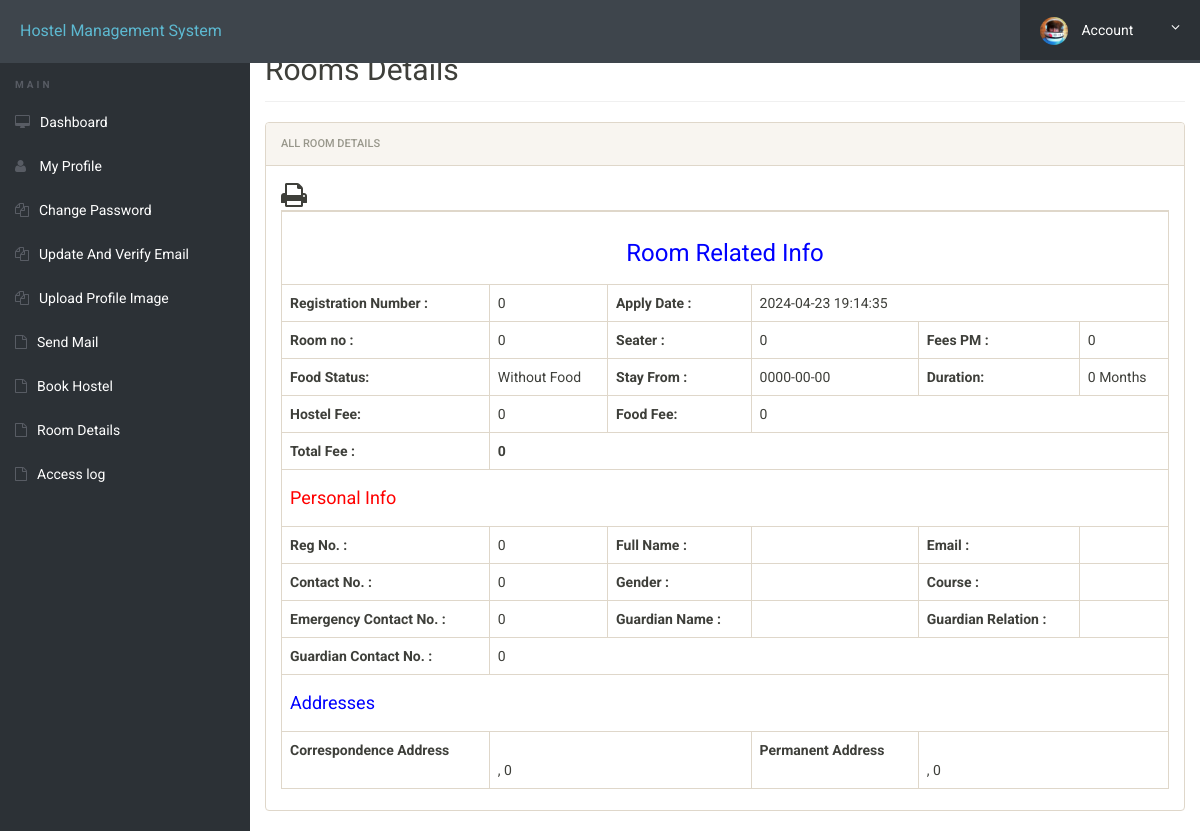
The app's page /room-details.php (signed in) with its own data.
### tables this page shows
CREATE TABLE `registration` (
  `id` int(11) NOT NULL,
  `roomno` int(11) DEFAULT NULL,
  `seater` int(11) DEFAULT NULL,
  `feespm` int(11) DEFAULT NULL,
  `foodstatus` int(11) DEFAULT NULL,
  `stayfrom` date DEFAULT NULL,
  `duration` int(11) DEFAULT NULL,
  `course` varchar(500) DEFAULT NULL,
  `regno` int(11) DEFAULT NULL,
  `firstName` varchar(500) DEFAULT NULL,
  `middleName` varchar(500) DEFAULT NULL,
  `lastName` varchar(500) DEFAULT NULL,
  `gender` varchar(250) DEFAULT NULL,
  `contactno` bigint(11) DEFAULT NULL,
  `emailid` varchar(500) DEFAULT NULL,
  `egycontactno` bigint(11) DEFAULT NULL,
  `guardianName` varchar(500) DEFAULT NULL,
  `guardianRelation` varchar(500) DEFAULT NULL,
  `guardianContactno` bigint(11) DEFAULT NULL,
  `corresAddress` varchar(500) DEFAULT NULL,
  `corresCIty` varchar(500) DEFAULT NULL,
  `corresState` varchar(500) DEFAULT NULL,
  `corresPincode` int(11) DEFAULT NULL,
  `pmntAddress` varchar(500) DEFAULT NULL,
  `pmntCity` varchar(500) DEFAULT NULL,
  `pmnatetState` varchar(500) DEFAULT NULL,
  `pmntPincode` int(11) DEFAULT NULL,
  `postingDate` timestamp NULL DEFAULT current_timestamp(),
  `updationDate` varchar(500) DEFAULT NULL
);

### room-details.php (the view, shortened to what this page needs)
<?php
include('includes/config.php');
$aid = $_SESSION['login'];
$query = "SELECT * FROM registration WHERE emailid = ? OR regno = ?";
$stmt = $mysqli->prepare($query);
$stmt->bind_param('ss', $aid, $aid);
$result = $stmt->execute();
$res = $stmt->get_result();
$row = $res->fetch_object();
?>
<!doctype html>
<html lang="en" class="no-js">
<head>
    <link rel="stylesheet" href="css/font-awesome.min.css">
    <link rel="stylesheet" href="css/bootstrap.min.css">
    <link rel="stylesheet" href="css/dataTables.bootstrap.min.css">
    <link rel="stylesheet" href="css/bootstrap-social.css">
    <link rel="stylesheet" href="css/bootstrap-select.css">
    <link rel="stylesheet" href="css/fileinput.min.css">
    <link rel="stylesheet" href="css/awesome-bootstrap-checkbox.css">
    <link rel="stylesheet" href="css/style.css">
    <link rel="stylesheet" href="css/font-awesome.min.css">
</head>
<body>
    <?php include('includes/header.php');?>
    <div class="ts-main-content">
        <?php include('includes/sidebar.php');?>
        <div class="content-wrapper">
            <div class="container-fluid">
                <div class="row" id="print">
                    <div class="col-md-12">
                        <h2 class="page-title" style="margin-top:3%">Rooms Details</h2>
                        <div class="panel panel-default">
                            <div class="panel-heading">All Room Details</div>
                            <div class="panel-body">
                                <table id="zctb" class="table table-bordered" cellspacing="0" width="100%" border="1">
                                    <span style="float:left"><i class="fa fa-print fa-2x" aria-hidden="true" OnClick="CallPrint(this.value)" style="cursor:pointer" title="Print the Report"></i></span>
                                    <tbody>
                                        <tr>
                                            <td colspan="6" style="text-align:center; color:blue"><h3>Room Related Info</h3></td>
                                        </tr>
                                        <tr>
                                            <th>Registration Number :</th>
                                            <td><?php echo htmlspecialchars($row->regno);?></td>
                                            <th>Apply Date :</th>
                                            <td colspan="3"><?php echo htmlspecialchars($row->postingDate);?></td>
                                        </tr>
                                        <tr>
                                            <td><b>Room no :</b></td>
                                            <td><?php echo htmlspecialchars($row->roomno);?></td>
                                            <td><b>Seater :</b></td>
                                            <td><?php echo htmlspecialchars($row->seater);?></td>
                                            <td><b>Fees PM :</b></td>
                                            <td><?php echo htmlspecialchars($row->feespm);?></td>
                                        </tr>
                                        <tr>
                                            <td><b>Food Status:</b></td>
                                            <td><?php echo $row->foodstatus == 0 ? "Without Food" : "With Food"; ?></td>
                                            <td><b>Stay From :</b></td>
                                            <td><?php echo htmlspecialchars($row->stayfrom);?></td>
                                            <td><b>Duration:</b></td>
                                            <td><?php echo htmlspecialchars($row->duration);?> Months</td>
                                        </tr>
                                        <tr>
                                            <th>Hostel Fee:</th>
                                            <td><?php echo $hf = $row->duration * $row->feespm;?></td>
                                            <th>Food Fee:</th>
                                            <td colspan="3"><?php echo $ff = $row->foodstatus == 1 ? 2000 * $row->duration : 0;?></td>
                                        </tr>
                                        <tr>
                                            <th>Total Fee :</th>
                                            <th colspan="5"><?php echo $hf + $ff;?></th>
                                        </tr>
                                        <tr>
                                            <td colspan="6" style="color:red"><h4>Personal Info</h4></td>
                                        </tr>
                                        <tr>
                                            <td><b>Reg No. :</b></td>
                                            <td><?php echo htmlspecialchars($row->regno);?></td>
                                            <td><b>Full Name :</b></td>
                                            <td><?php echo htmlspecialchars($row->firstName) . " " . htmlspecialchars($row->middleName) . " " . htmlspecialchars($row->lastName);?></td>
                                            <td><b>Email :</b></td>
                                            <td><?php echo htmlspecialchars($row->emailid);?></td>
                                        </tr>
                                        <tr>
                                            <td><b>Contact No. :</b></td>
                                            <td><?php echo htmlspecialchars($row->contactno);?></td>
                                            <td><b>Gender :</b></td>
                                            <td><?php echo htmlspecialchars($row->gender);?></td>
                                            <td><b>Course :</b></td>
                                            <td><?php echo htmlspecialchars($row->course);?></td>
                                        </tr>
                                        <tr>
                                            <td><b>Emergency Contact No. :</b></td>
                                            <td><?php echo htmlspecialchars($row->egycontactno);?></td>
                                            <td><b>Guardian Name :</b></td>
                                            <td><?php echo htmlspecialchars($row->guardianName);?></td>
                                            <td><b>Guardian Relation :</b></td>
                                            <td><?php echo htmlspecialchars($row->guardianRelation);?></td>
                                        </tr>
                                        <tr>
                                            <td><b>Guardian Contact No. :</b></td>
                                            <td colspan="6"><?php echo htmlspecialchars($row->guardianContactno);?></td>
                                        </tr>
                                        <tr>
                                            <td colspan="6" style="color:blue"><h4>Addresses</h4></td>
                                        </tr>
                                        <tr>
                                            <td><b>Correspondence Address</b></td>
                                            <td colspan="2">
                                                <?php echo htmlspecialchars($row->corresAddress);?><br />
                                                <?php echo htmlspecialchars($row->corresCIty);?>, <?php echo htmlspecialchars($row->corresPincode);?><br />
                                            </td>
                                            <td><b>Permanent Address</b></td>
                                            <td colspan="2">
                                                <?php echo htmlspecialchars($row->pmntAddress);?><br />
                                                <?php echo htmlspecialchars($row->pmntCity);?>, <?php echo htmlspecialchars($row->pmntPincode);?><br />
                                            </td>
                                        </tr>
                                    </tbody>
                                </table>
                            </div>
                        </div>
                    </div>
                </div>
            </div>
        </div>
    </div>
</body>
</html>

### style.css (style rules this page uses)
html { font-size: 14px; }
@media only screen and (min-width: 480px) { html { font-size: 17px; } }
@media only screen and (min-width: 768px) { html { font-size: 14px; } }
body { font-size: 1em; }
.panel { overflow: hidden; }
.page-title { padding-bottom: 15px; margin-bottom: 20px; border-bottom: 1px solid #f0f0f0; }
.ts-main-content .content-wrapper { padding-top: 15px; margin-top: 10px; }
@media only screen and (min-width: 992px) { .ts-main-content .content-wrapper { margin-left: 250px; } }

### records on screen
registration: regno "0", postingDate "2024-04-23 19:14:35", roomno "0", seater "0", feespm "0", stayfrom "0000-00-00", duration "0", $hf=$row->duration*$row->feespm "0", $ff=$row->foodstatus==1?2000*$row->duration:0 "0", $hf + $ff "0", contactno "0", egycontactno "0", guardianContactno "0", corresPincode "0", pmntPincode "0"
